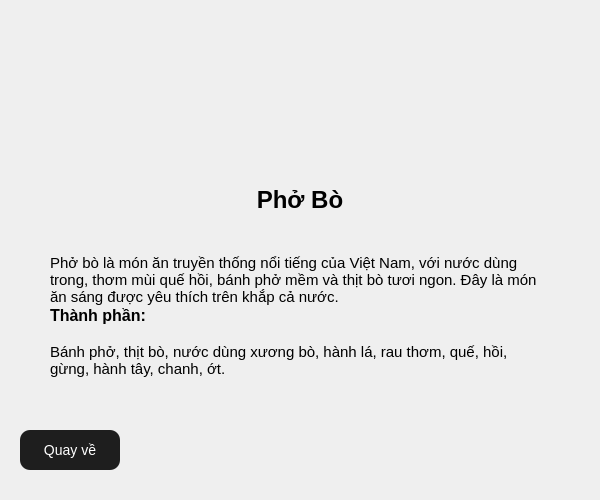
<?xml version="1.0" encoding="UTF-8"?>
<ui version="4.0">
 <class>DetailPhoBo</class>
 <widget class="QMainWindow" name="DetailPhoBo">
  <property name="geometry">
   <rect>
    <x>0</x>
    <y>0</y>
    <width>600</width>
    <height>500</height>
   </rect>
  </property>
  <property name="windowTitle">
   <string>Chi tiết món Phở Bò</string>
  </property>
  <widget class="QWidget" name="centralwidget">
   <widget class="QLabel" name="label_image">
    <property name="geometry">
     <rect>
      <x>200</x>
      <y>20</y>
      <width>200</width>
      <height>150</height>
     </rect>
    </property>
    <property name="pixmap">
     <pixmap>../img/phobo.jpg</pixmap>
    </property>
    <property name="scaledContents">
     <bool>true</bool>
    </property>
   </widget>
   <widget class="QLabel" name="label_title">
    <property name="geometry">
     <rect>
      <x>0</x>
      <y>180</y>
      <width>600</width>
      <height>40</height>
     </rect>
    </property>
    <property name="font">
     <font>
      <pointsize>18</pointsize>
      <bold>true</bold>
     </font>
    </property>
    <property name="alignment">
     <set>Qt::AlignCenter</set>
    </property>
    <property name="text">
     <string>Phở Bò</string>
    </property>
   </widget>
   <widget class="QLabel" name="label_desc">
    <property name="geometry">
     <rect>
      <x>50</x>
      <y>230</y>
      <width>500</width>
      <height>100</height>
     </rect>
    </property>
    <property name="font">
     <font>
      <pointsize>11</pointsize>
     </font>
    </property>
    <property name="wordWrap">
     <bool>true</bool>
    </property>
    <property name="text">
     <string>
Phở bò là món ăn truyền thống nổi tiếng của Việt Nam, với nước dùng trong, thơm mùi quế hồi, bánh phở mềm và thịt bò tươi ngon. Đây là món ăn sáng được yêu thích trên khắp cả nước.
     </string>
    </property>
   </widget>
   <widget class="QLabel" name="label_ingredient_title">
    <property name="geometry">
     <rect>
      <x>50</x>
      <y>300</y>
      <width>500</width>
      <height>30</height>
     </rect>
    </property>
    <property name="font">
     <font>
      <pointsize>12</pointsize>
      <bold>true</bold>
     </font>
    </property>
    <property name="text">
     <string>Thành phần:</string>
    </property>
   </widget>
   <widget class="QLabel" name="label_ingredients">
    <property name="geometry">
     <rect>
      <x>50</x>
      <y>330</y>
      <width>500</width>
      <height>60</height>
     </rect>
    </property>
    <property name="font">
     <font>
      <pointsize>11</pointsize>
     </font>
    </property>
    <property name="wordWrap">
     <bool>true</bool>
    </property>
    <property name="text">
     <string>
Bánh phở, thịt bò, nước dùng xương bò, hành lá, rau thơm, quế, hồi, gừng, hành tây, chanh, ớt.
     </string>
    </property>
   </widget>
   <widget class="QPushButton" name="btnBack">
    <property name="geometry">
     <rect>
      <x>20</x>
      <y>430</y>
      <width>100</width>
      <height>40</height>
     </rect>
    </property>
    <property name="text">
     <string>Quay về</string>
    </property>
    <property name="styleSheet">
     <string notr="true">
        background-color: #1e1e1e;
        color: white;
        border-radius: 10px;
        font-size: 14px;
     </string>
    </property>
   </widget>
  </widget>
 </widget>
 <resources/>
 <connections/>
</ui>
